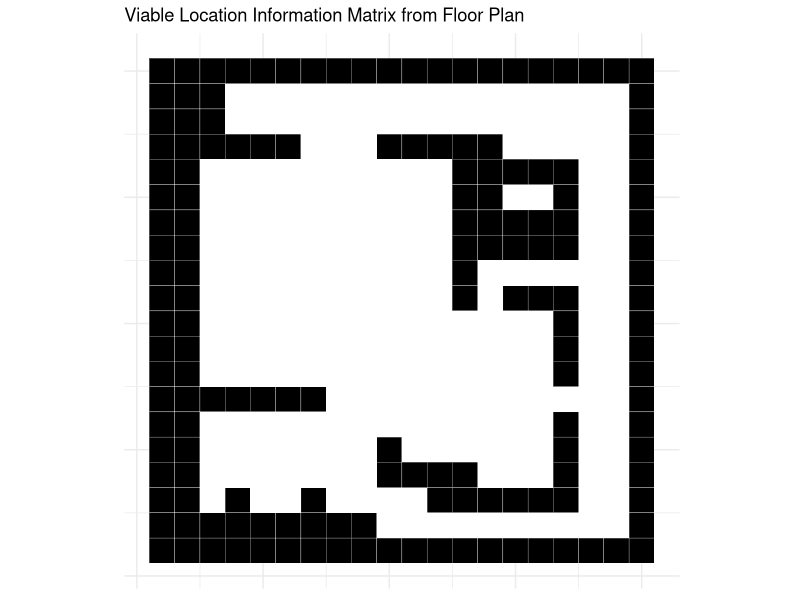
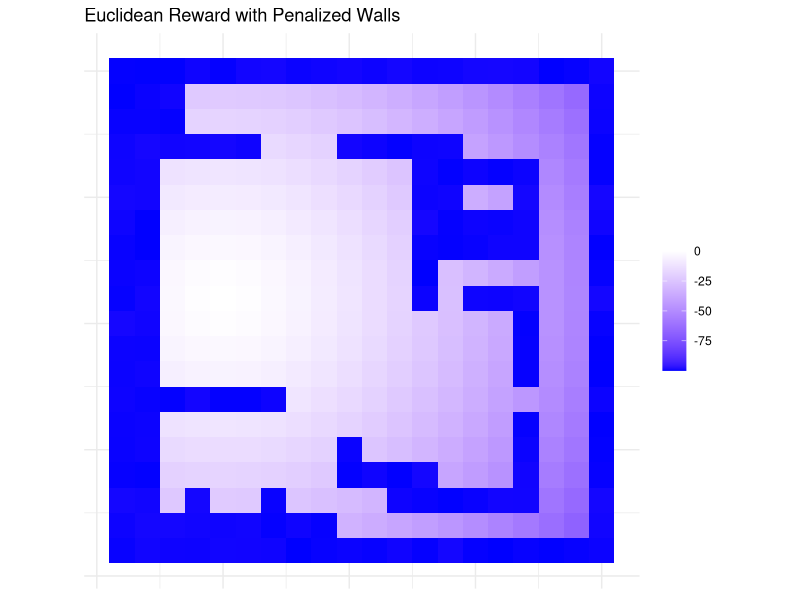

The R script that drew these images, in order:
# test python translate fp matrix reading
getwd()
# state space sizes
c(22*45, 52*52, 20*20)


library(ggplot2)
library(reshape2)
df = read.csv("data/floor_plan_matrix3.csv", header = FALSE)
colnames(df) <- NULL
df_mat = as.matrix(df)

matrix_data_long <- melt(df_mat)
colnames(matrix_data_long) <- c("X1", "X2", "value")

mat_plot = ggplot(matrix_data_long, aes(x=X2, y=rev(X1), fill=factor(value))) + 
  geom_tile(color="white") + 
  scale_fill_manual(values=c("0"="white", "1"="black")) + 
  theme_minimal() + 
  ggtitle("Viable Location Information Matrix from Floor Plan") +
  theme(axis.text.x=element_blank(), axis.text.y=element_blank(), 
        axis.ticks=element_blank(), axis.title.x=element_blank(), 
        axis.title.y=element_blank(), legend.position="none") + 
  coord_fixed()
print(mat_plot)


# initial ideas for rewards system
start_point <- c(10,5)
fuzzy = FALSE
for (i in 1:nrow(df_mat)) {
  for (j in 1:ncol(df_mat)) {
    # calcualte euclidean distance for each cell
    if (df_mat[i, j] == 0) {
      dist <- sqrt((i - start_point[1])^2 + (j - start_point[2])^2)
      # normal pull with mean proporional to negative distance
      if(fuzzy){
        df_mat[i, j] <- rnorm(1, mean = -(dist^(1.2)), sd = 1)
      } # or static pull
      else{
        df_mat[i, j] <- -(dist^(1.5)) 
      }
    }
  }
}
df_mat[df_mat == 1] <- runif(sum(df_mat == 1), min=-100, max=-99)  
df_mat_long <- melt(as.matrix(df_mat))
names(df_mat_long) <- c("X", "Y", "value")
pgrid = ggplot(df_mat_long, aes(Y, rev(X), fill=value)) +
  geom_tile() + ggtitle("Euclidean Reward with Penalized Walls") +
  scale_fill_gradient2(low="blue", high="red", mid="white", midpoint=0) +
  theme_minimal() +
  theme(axis.text.x = element_blank(), axis.text.y = element_blank(),
        axis.ticks = element_blank(), axis.title.x = element_blank(),
        axis.title.y = element_blank(), legend.title = element_blank()) +
  coord_fixed()
print(pgrid)
